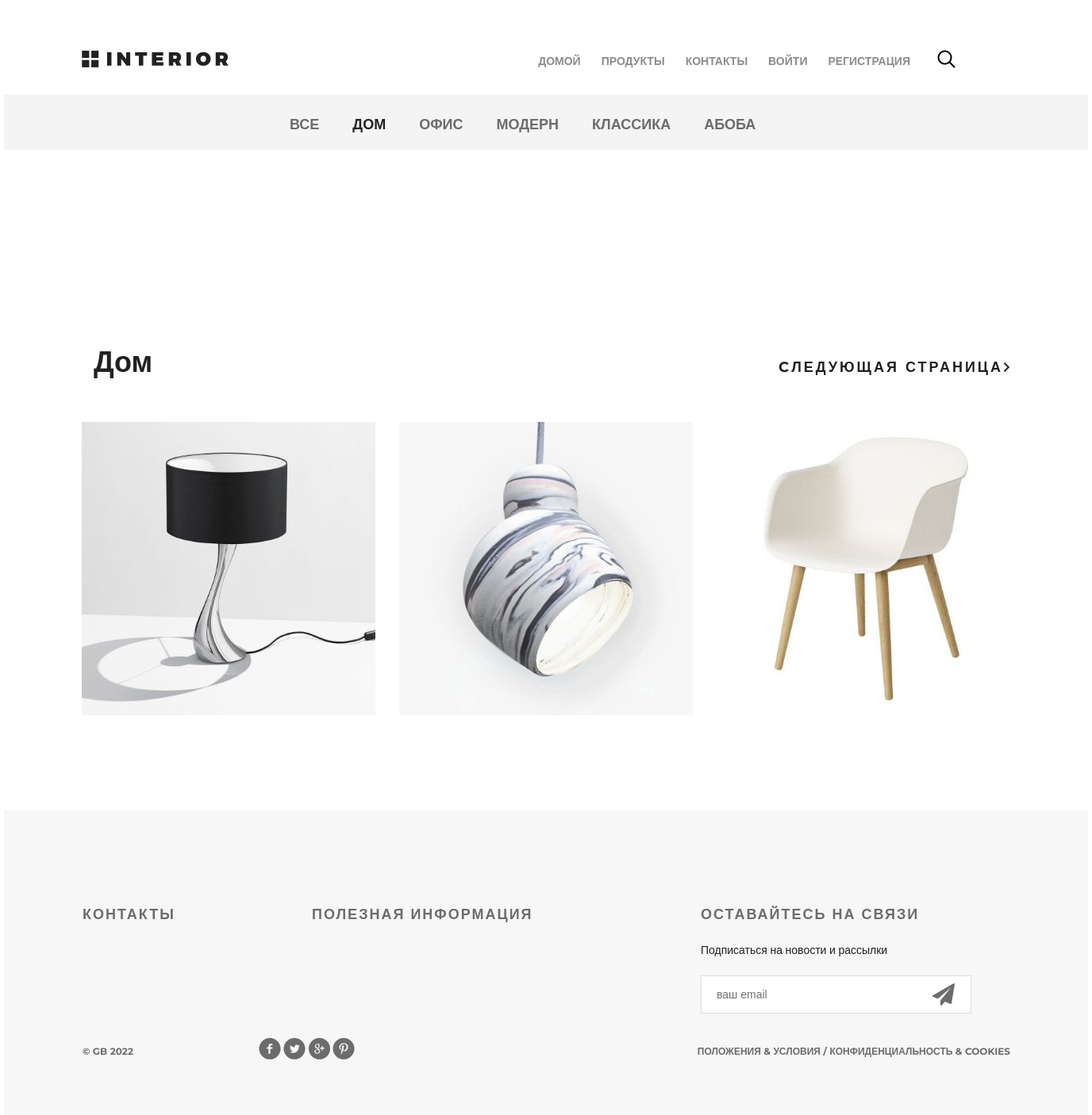
The page /products/1/ on the database its author committed.
### mainapp/models.py (models this page shows, shortened)
class Category(models.Model):
    name = models.CharField(max_length=25)
    description = models.CharField(max_length=140, blank=True)
    is_active = models.BooleanField(default=True)
    def __str__(self):
        return self.name

class Product(models.Model):
    name = models.CharField(max_length=25)
    description = models.TextField(max_length=140, blank=True)
    image = models.ImageField(upload_to='product_images')
    category = models.ForeignKey(Category, on_delete=models.DO_NOTHING)
    price = models.DecimalField(max_digits=8, decimal_places=2, default=0)
    is_active = models.BooleanField(default=True)

### mainapp/views.py (the view)
# urls.py: path("products/<int:pk>/", mainapp.category, name='category'),
def category(request, pk, page=1):
    categories = Category.objects.all()
    category = get_object_or_404(Category, id=pk)
    products = Product.objects.filter(category=category)
    paginator = Paginator(products, per_page=3)
    if page > paginator.num_pages:
        return HttpResponseRedirect(reverse('category', args=[category.id]))
    return render(request, 'mainapp/category.html', context={
        'title': "Продукты",
        'products': paginator.page(page),
        'categories': categories,
        "category": category
    })

### mainapp/templatetags/tags.py (called while the page is built)
@register.simple_tag
def current_year():
    return datetime.datetime.now().year

### mainapp/templates/mainapp/category.html (shortened to what this page needs)
{% extends 'mainapp/includes/base.html' %}
{% load static %}
{% block content %}
	<div class="container">
		<div class="hero-white">
			{% include 'mainapp/includes/main_manu_inc.html' %}
		</div>
		<div class="details">
			{% include 'mainapp/includes/category_inc.html' %}
			<div class="related">
				<div class="title clearfix">
					<h2>{{category}}</h2>
					{% if products.has_next%}
					<a class="explore" href="{% url 'category' category.id products.next_page_number %}">Cледующая страница<img src="{% static 'img/arrow.png' %}" alt=""></a>
					{% endif %}
				</div>
				<div class="related-products clearfix">
					{% include "mainapp/includes/product_inc.html"%}
				</div>
			</div>
		</div>
{% endblock %}

### mainapp/templates/mainapp/includes/category_inc.html
<div class="links clearfix">
	<ul class="links-menu">
		{% with url_name=request.resolver_match.url_name %}
		{% with category_id=request.resolver_match.kwargs.pk %}
		<li><a href="{% url 'products' %}" class="{% if url_name == 'products' %}active{% endif %}">все</a></li>
		{% for category in categories %}
			<li><a href="{% url 'category' category.id %}" class="{% if url_name == 'category' and category_id == category.id %}active{% endif %}">{{category.name}}</a></li>
		{% endfor %}
		{% endwith %}
		{% endwith %}
	</ul>
</div>

### mainapp/templates/mainapp/includes/product_inc.html (shortened to what this page needs)
{% load static%}
{% for product in products %}
					<div class="block">
						<a href="{% url 'product' product.id %}"><img src="/media/{{ product.image }}" alt="">
						</a>
					</div>
{% endfor %}

### static/style.css (style rules this page uses)
* { margin: 0; padding: 0; }
body { font-family: 'Montserrat', sans-serif; }
html, body { height: 100%; }
.container { width: 1366px; margin: 0 auto; min-height: 100%; }
.clearfix:after { content: ""; display: block; clear: both; }
.explore { text-transform: uppercase; color: #212121; font-size: 18px; font-weight: 700; line-height: 24px; text-align: center; float: right; margin-top: 138px; letter-spacing: 3px; text-decoration: none; }
.title { height: 152px; margin-right: 15px; }
.title h2 { float: left; margin-top: 118px; color: #212121; font-size: 36px; font-weight: 700; text-align: left; margin-left: 15px; }
.hero-white { background-color: #fff; height: 119px; padding-left: 98px; padding-right: 211px; position: relative; }
.links { height: 70px; background-color: #f4f4f4; position: relative; padding-left: 360px; }
.links-menu { margin: 27px auto 0px; position: absolute; }
.links-menu li { float: left; list-style-type: none; padding-right: 42px; }
.links-menu li a { text-decoration: none; color: #6c6c6c; font-size: 18px; font-weight: 700; text-transform: uppercase; }
.links-menu .active { color: #212121; font-size: 18px; font-weight: 700; }
.related { padding: 0px 98px; }
.related .title { height: 343px; margin-right: 0; }
.related .title h2 { margin-top: 245px; }
.related .title .explore { margin-top: 262px; }
.related-products { margin-bottom: 120px; }
.related-products .block a img { float: left; }
.related-products .block { float: left; margin-right: 30px; display: block; height: 370px; width: 370px; position: relative; }
.related-products .block:nth-child(3n) { margin-right: 0px; }

### rows shown on the page
Category: name "ДОМ", name "Дом"
Category: name "ОФИС"
Category: name "МОДЕРН"
Category: name "КЛАССИКА"
Category: name "АБОБА"
Product: image (picture)
Product: image (picture)
Product: image (picture)
